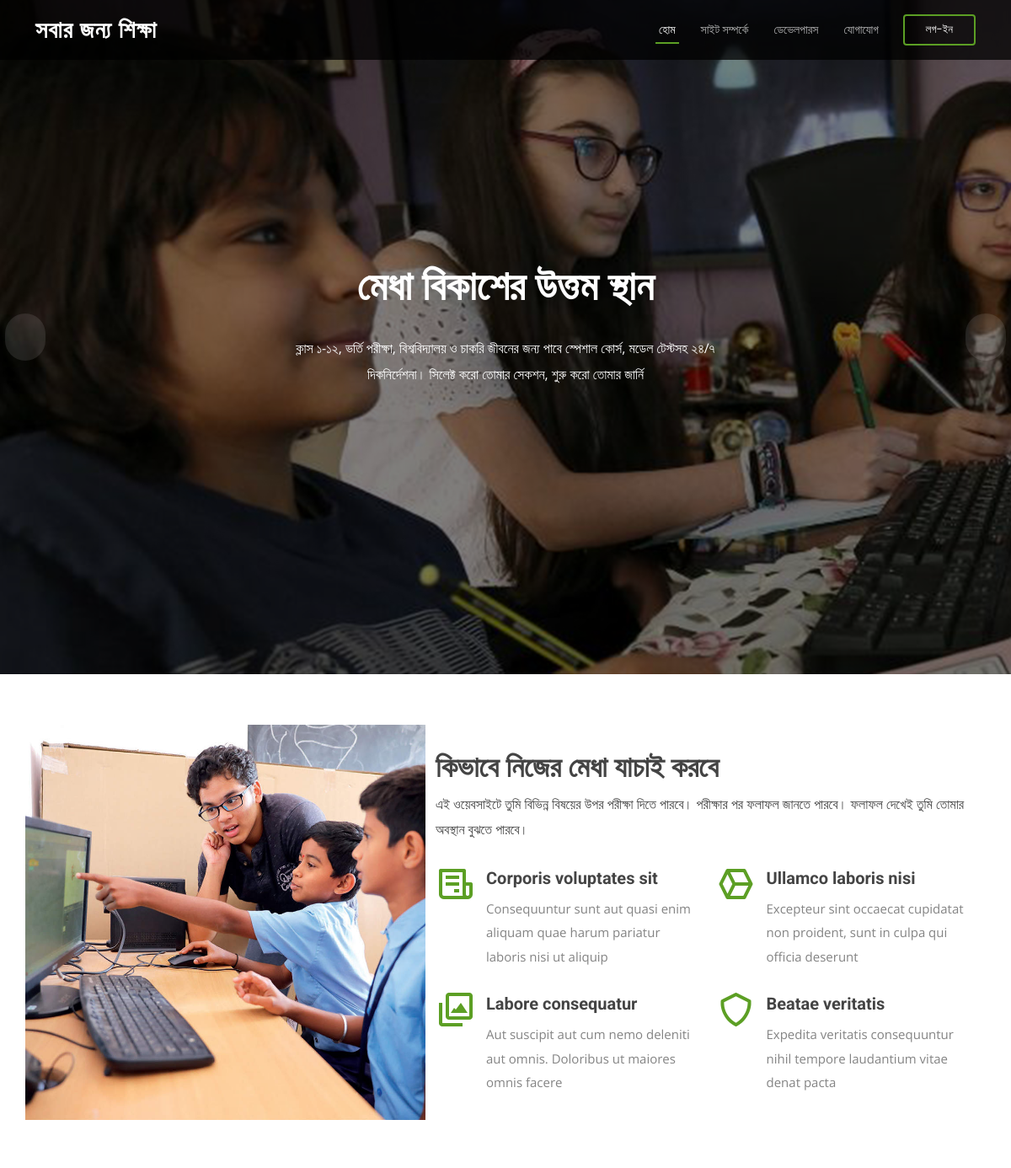
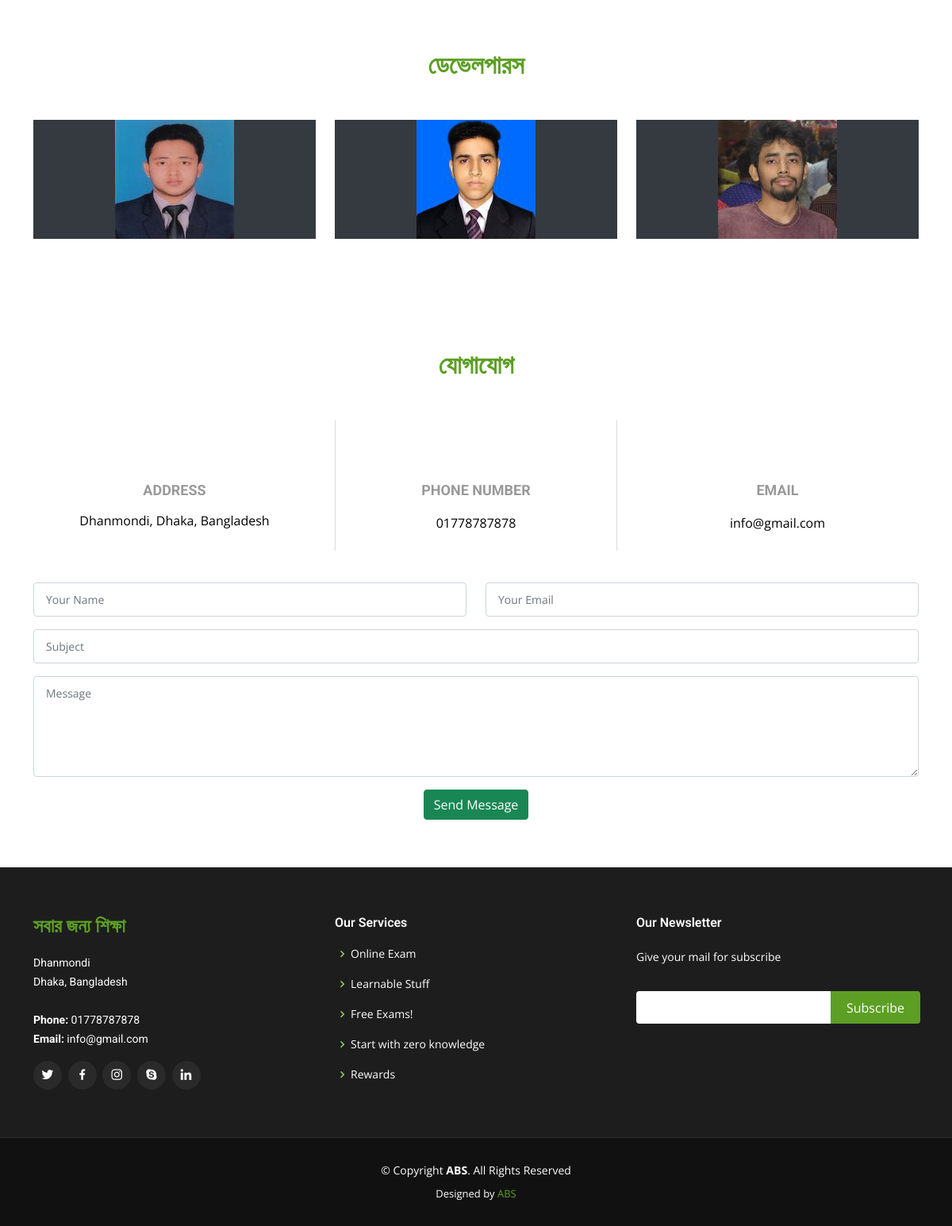
The page / on the database its author committed (2 pictures, top to bottom).
### index/models.py (models this page shows, shortened)
class Slider(models.Model):
    title=models.CharField(max_length=150,blank=False)
    description=models.TextField(max_length=800,blank=False)
    image=models.ImageField(upload_to='slider/',blank=False)

class AboutSite(models.Model):
    title=models.CharField(max_length=150,blank=False)
    description=models.TextField(max_length=800,blank=False)

### index/views.py (the view, shortened to what this page needs)
# urls.py: path('', views.home, name='home'),
def home(request):
    aboutdata = AboutSite.objects.all()[0]
    sliderdata = Slider.objects.all()
    context = {
        'AboutSite': aboutdata,
        'Slider': sliderdata
    }
    return render(request,"index.html",context)

### templates/index.html (shortened to what this page needs)
{% extends "layouts.html" %} {% block title %} Online Student Judge {% endblock %} {% block content %} {% include "slider.html" with sliderdata=Slider %} {% load static %}
<section id="about" class="about">
    <div class="container">
        <div class="row no-gutters">
            <div class="image col-xl-5 d-flex align-items-stretch justify-content-center justify-content-lg-start"></div>
            <div class="col-xl-7 pl-0 pl-lg-5 pr-lg-1 d-flex align-items-stretch">
                <div class="content d-flex flex-column justify-content-center">
                    <h3>{{AboutSite.title}}</h3>
                    <p>{{AboutSite.description}}</p>
                    <div class="row">
                        <div class="col-md-6 icon-box">
                            <i class="bx bx-receipt"></i>
                            <h4>Corporis voluptates sit</h4>
                            <p>Consequuntur sunt aut quasi enim aliquam quae harum pariatur laboris nisi ut aliquip</p>
                        </div>
                        <div class="col-md-6 icon-box">
                            <i class="bx bx-cube-alt"></i>
                            <h4>Ullamco laboris nisi</h4>
                            <p>Excepteur sint occaecat cupidatat non proident, sunt in culpa qui officia deserunt</p>
                        </div>
                        <div class="col-md-6 icon-box">
                            <i class="bx bx-images"></i>
                            <h4>Labore consequatur</h4>
                            <p>Aut suscipit aut cum nemo deleniti aut omnis. Doloribus ut maiores omnis facere</p>
                        </div>
                        <div class="col-md-6 icon-box">
                            <i class="bx bx-shield"></i>
                            <h4>Beatae veritatis</h4>
                            <p>Expedita veritatis consequuntur nihil tempore laudantium vitae denat pacta</p>
                        </div>
                    </div>
                </div>
            </div>
        </div>
    </div>
</section>
<section id="team" class="team">
    <div class="container">
        <div class="section-title">
            <h2>ডেভেলপারস</h2>
        </div>
        <div class="row">
            <div class="col-lg-4 col-md-6">
                <div class="member">
                    <img src="{% static 'img/1.jpg' %}" class="img-fluid" alt="">
                </div>
            </div>
            <div class="col-lg-4 col-md-6" data-wow-delay="0.1s">
                <div class="member">
                    <img src="{% static 'img/2.jpg' %}" class="img-fluid" alt="">
                </div>
            </div>
            <div class="col-lg-4 col-md-6" data-wow-delay="0.2s">
                <div class="member">
                    <img src="{% static 'img/3.jpg' %}" class="img-fluid" alt="">
                </div>
            </div>
        </div>
    </div>
</section>
<section id="contact" class="contact">
    <div class="container">
        <div class="section-title">
            <h2>যোগাযোগ</h2>
        </div>
        <div class="row contact-info">
            <div class="col-md-4">
                <div class="contact-address">
                    <i class="icofont-google-map"></i>
                    <h3>Address</h3>
                    <address>Dhanmondi, Dhaka, Bangladesh</address>
                </div>
            </div>
            <div class="col-md-4">
                <div class="contact-phone">
                    <i class="icofont-phone"></i>
                    <h3>Phone Number</h3>
                    <p><a href="tel:+8801778787878">01778787878</a></p>
                </div>
            </div>
            <div class="col-md-4">
                <div class="contact-email">
                    <i class="icofont-envelope"></i>
                    <h3>Email</h3>
                    <p><a href="mailto:info@example.com">info@gmail.com</a></p>
                </div>
            </div>
        </div>
        <div class="form">
            <form action="" method="post" role="form" required>
                <div class="row">
                    <div class="col-md-6 form-group">
                        <input type="text" name="name" class="form-control" id="name" placeholder="Your Name" data-rule="minlen:4" data-msg="Please enter at least 4 chars" required>
                    </div>
                    <div class="col-md-6 form-group mt-3 mt-md-0">
                        <input type="email" class="form-control" name="email" id="email" placeholder="Your Email" data-rule="email" data-msg="Please enter a valid email" required>
                    </div>
                </div>
                <div class="form-group mt-3">
                    <input type="text" class="form-control" name="subject" id="subject" placeholder="Subject" data-rule="minlen:4" data-msg="Please enter at least 4 chars of subject" required>
                </div>
                <div class="form-group mt-3 mb-3">
                    <textarea class="form-control" name="message" rows="5" data-rule="required" data-msg="Please write something for us" placeholder="Message" required></textarea>
                </div>
                <div class="text-center">
                    <button class="btn btn-success" type="submit ">Send Message</button>
                </div>
            </form>
        </div>
    </div>
</section>
{% endblock %}

### templates/layouts.html (shortened to what this page needs)
{% load static %}
<!DOCTYPE html>
<html lang="en">
<head>
    <link href="{% static 'vendor/bootstrap/css/bootstrap.min.css' %}" rel="stylesheet">
    <link href="{% static 'vendor/icofont/icofont.min.css' %}" rel="stylesheet">
    <link href="{% static 'vendor/boxicons/css/boxicons.min.css' %}" rel="stylesheet">
    <link href="{% static 'vendor/animate.css/animate.min.css' %}" rel="stylesheet">
    <link href="{% static 'vendor/venobox/venobox.css' %}" rel="stylesheet">
    <link href="{% static 'vendor/owl.carousel/assets/owl.carousel.min.css' %}" rel="stylesheet">
    <link href="{% static 'css/style.css' %}" rel="stylesheet">
</head>
<body>
    <header id="header" class="fixed-top">
        <div class="container d-flex align-items-center">
            <h1 class="logo me-auto"><a href="{% url 'home' %}">সবার জন্য শিক্ষা</a></h1>
            <nav class="nav-menu d-none d-lg-block">
                <ul>
                    <li class="active"><a href="{% url 'home' %}">হোম</a></li>
                    <li><a href="#about">সাইট সম্পর্কে</a></li>
                    <li><a href="#team">ডেভেলপারস</a></li>
                    <li><a href="#contact">যোগাযোগ</a></li>
                </ul>
            </nav>
            {% if user.is_authenticated %}
            <li>
                <a href="{% url 'student.profile' %}" class="get-started-btn scrollto">পরীক্ষাসমূহ</a>
            </li>
            {% else %}
            <a href="{% url 'login' %}" class="get-started-btn scrollto">লগ-ইন</a> {% endif %}
        </div>
    </header>
    <main id="main">
        {% block content %} {% endblock content %}
    </main>
    <footer id="footer">
        <div class="footer-top">
            <div class="container">
                <div class="row">
                    <div class="col-lg-4 col-md-6">
                        <div class="footer-info">
                            <h3><a href="{% url 'home' %}">সবার জন্য শিক্ষা</a></h3>
                            <p>
                                Dhanmondi<br> Dhaka, Bangladesh<br><br>
                                <strong>Phone:</strong> 01778787878<br>
                                <strong>Email:</strong> info@gmail.com<br>
                            </p>
                            <div class="social-links mt-3">
                                <a href="#" class="twitter"><i class="bx bxl-twitter"></i></a>
                                <a href="#" class="facebook"><i class="bx bxl-facebook"></i></a>
                                <a href="#" class="instagram"><i class="bx bxl-instagram"></i></a>
                                <a href="#" class="google-plus"><i class="bx bxl-skype"></i></a>
                                <a href="#" class="linkedin"><i class="bx bxl-linkedin"></i></a>
                            </div>
                        </div>
                    </div>
                    <div class="col-lg-4 col-md-6 footer-links">
                        <h4>Our Services</h4>
                        <ul>
                            <li><i class="bx bx-chevron-right"></i>
                                <a href="#">Online Exam</a>
                            </li>
                            <li><i class="bx bx-chevron-right"></i>
                                <a href="#">Learnable Stuff</a>
                            </li>
                            <li><i class="bx bx-chevron-right"></i>
                                <a href="#">Free Exams!</a>
                            </li>
                            <li><i class="bx bx-chevron-right"></i>
                                <a href="#">Start with zero knowledge</a>
                            </li>
                            <li><i class="bx bx-chevron-right"></i> <a href="#">Rewards</a></li>
                        </ul>
                    </div>
                    <div class="col-lg-4 col-md-6 footer-newsletter">
                        <h4>Our Newsletter</h4>
                        <p>Give your mail for subscribe</p>
                        <form action="" method="post">
                            <input type="email" name="email" required><input type="submit" value="Subscribe">
                        </form>
                    </div>
                </div>
            </div>
        </div>
        <div class="container">
            <div class="copyright">
                &copy; Copyright <strong><span>ABS</span></strong>. All Rights Reserved
            </div>
            <div class="credits">
                Designed by <a href="">ABS</a>
            </div>
        </div>
    </footer>
</body>
</html>

### templates/slider.html (shortened to what this page needs)
{% load static %}
<section id="hero">
    <div class="hero-container">
        <div id="heroCarousel" data-bs-interval="5000" class="carousel slide carousel-fade" data-bs-ride="carousel">
            <div class="carousel-inner" role="listbox">
                {% for Slider in sliderdata%}
                <div class="carousel-item {% if forloop.first %} active {% endif %}" style="background: url({{Slider.image.url}});">
                    <div class="carousel-container">
                        <div class="carousel-content">
                            <h2 class="animate__animated animate__fadeInDown">{{Slider.title}}</h2>
                            <p class="animate__animated animate__fadeInUp">{{Slider.description}}</p>
                        </div>
                    </div>
                </div>
                {% endfor %}
            </div>
            <a class="carousel-control-prev" href="#heroCarousel" role="button" data-bs-slide="prev">
                <span class="carousel-control-prev-icon icofont-simple-left" aria-hidden="true"></span>
            </a>
            <a class="carousel-control-next" href="#heroCarousel" role="button" data-bs-slide="next">
                <span class="carousel-control-next-icon icofont-simple-right" aria-hidden="true"></span>
            </a>
        </div>
    </div>
</section>

### rows shown on the page
Slider: image (picture), title "মেধা বিকাশের উত্তম স্থান", description "ক্লাস ১-১২, ভর্তি পরীক্ষা, বিশ্ববিদ্যালয় ও চাকরি জীবনের জন্য পাবে স্পেশাল কোর্স, মডেল টেস্টসহ ২৪/৭ দিকনির্দেশনা। সিলেক্ট করো তোমার সেকশন, শুরু করো তোমার জার্নি"
AboutSite: title "কিভাবে নিজের মেধা যাচাই করবে", description "এই ওয়েবসাইটে তুমি বিভিন্ন বিষয়ের উপর পরীক্ষা দিতে পারবে। পরীক্ষার পর ফলাফল জানতে পারবে। ফলাফল দেখেই তুমি তোমার অবস্থান বুঝতে পারবে।"
